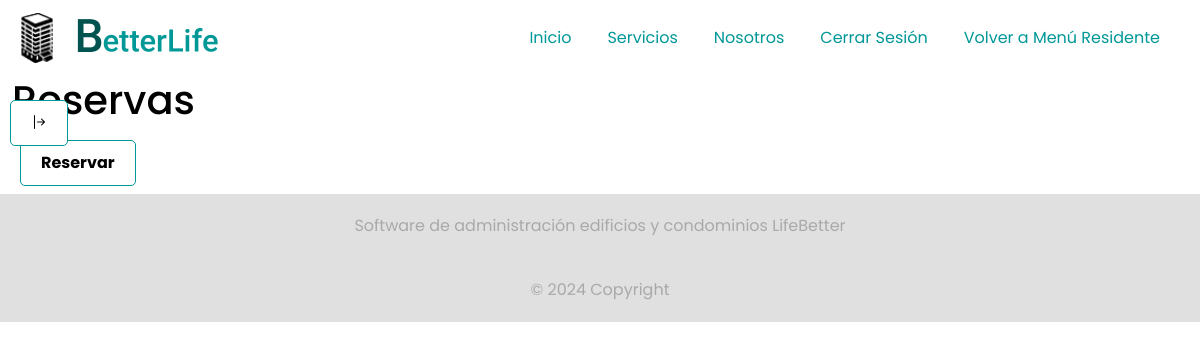
/residente/ecomun/ (signed in), run on an earlier commit of the app's database.
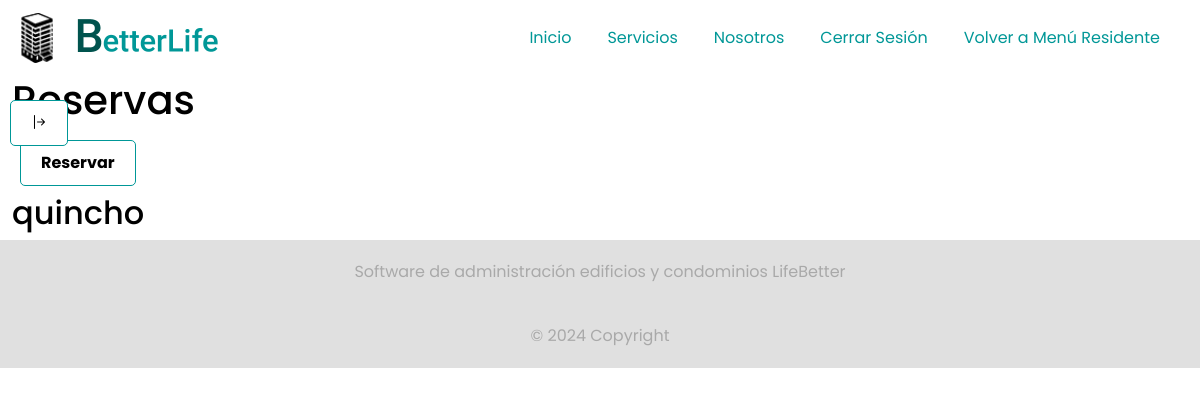
And on a later commit of the database.
### LifeBetterApp/models.py (models this page shows, shortened)
class EspacioComun(models.Model):
    ESTADO_CHOICES = (
        ('disponible', 'Disponible'),
        ('reservado', 'Reservado'),
        ('en_mantenimiento', 'En Mantenimiento'),
    )
    id_ec = models.AutoField(primary_key=True)
    nombre_ec = models.CharField(max_length=60)
    descripcion_ec = models.CharField(max_length=60)
    capacidad_ec = models.IntegerField()
    estado_ec = models.CharField(max_length=20, default='disponible')
    class Meta:
        db_table = 'espacio_comun'
        verbose_name = 'Espacio Común'
        verbose_name_plural = 'Espacios Comunes'

### LifeBetterApp/views.py (the view)
# urls.py: path('residente/ecomun/', views.espaciocomun, name='espaciocomun'),
@login_required
def espaciocomun(request):
    espacios = EspacioComun.objects.all()
    reservas_por_espacio = {}
    for espacio in espacios:
        reservas_por_espacio[espacio.id_ec] = Reservacion.objects.filter(id_ec=espacio)
    return render(request, 'residente/ecomun/espaciocomun.html', {
        'espacios': espacios,
        'reservas_por_espacio': reservas_por_espacio,
    })

### LifeBetterApp/templates/residente/ecomun/espaciocomun.html (shortened to what this page needs)
{% extends "index.html" %}
{% load static %}
{% block body %}
{% include 'componentes/sidenav.html' %}
<h1>Reservas</h1>
<div class="p-2">
  <a href="{% url 'crear_reservacion' %}" class="btn btn-primary">Reservar</a>
</div>
{% for espacio in espacios %}
<h2>{{ espacio.nombre_ec }}</h2>
{% endfor %}
{% endblock %}

What changed in the data, as far as the page shows it:
added EspacioComun: nombre_ec "quincho"
